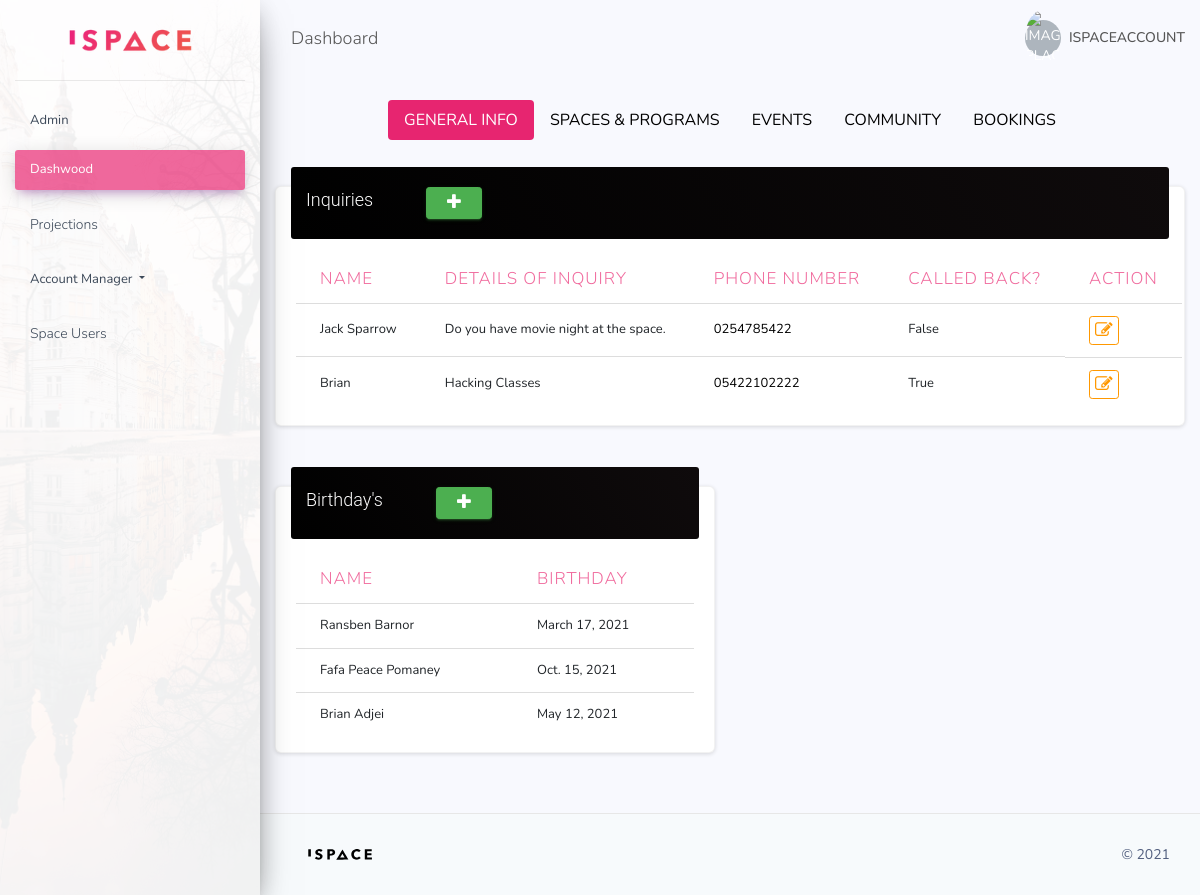
The app's page / (signed in) with its own data.
### pages/models.py (models this page shows, shortened)
class Inquiry(models.Model):
    team_member = models.ForeignKey(User, on_delete=models.CASCADE)
    name = models.CharField(max_length=129, blank=False)
    telephone = models.CharField(max_length=120, blank=False)
    slug = models.SlugField(blank=True, null=True)
    details = models.TextField(blank=False)
    called_back = models.BooleanField(default=False)
    feedback_details = models.TextField(blank=True)

class Birthday(models.Model):
    name = models.CharField(max_length=120)
    dob = models.DateField(auto_now_add=False)

### pages/views.py (the view)
# urls.py: path('', HomeView.as_view(), name='home'),
class HomeView(LoginRequiredMixin, ListView):
    template_name = 'index.html'
    queryset = Inquiry.objects.all()
    def get_context_data(self, **kwargs):
        context = super(HomeView, self).get_context_data(**kwargs)
        context['birthday_list'] = Birthday.objects.all()
        context['space_list'] = Space.objects.all()
        context['program_list'] = Program.objects.all()
        context['event_list'] = Event.objects.all()
        context['spaceuser_list'] = Spaceuser.objects.all()
        context['participant_list'] = Participant.objects.all()
        return context

### events/models.py (called while the page is built)
    def __str__(self):
        return self.name

### services/models.py (called while the page is built)
    def get_absolute_url(self):
        return f'services/spaces/{self.slug}'

    def __str__(self) :
        return self.name

    def get_absolute_url(self):
        return f'services/program/{self.slug}'

### templates/index.html (shortened to what this page needs)
{%extends 'base.html'%} {%block content%}
<div class="content">
  <ul
    class="nav nav-pills nav-pills-primary justify-content-center"
    role="tablist"
  >
    <li class="nav-item">
      <a
        class="nav-link active"
        data-toggle="tab"
        href="#link1"
        role="tablist"
        aria-expanded="true"
      >
        GENERAL INFO
      </a>
    </li>
    <li class="nav-item">
      <a
        class="nav-link"
        data-toggle="tab"
        href="#link2"
        role="tablist"
        aria-expanded="false"
      >
        SPACES & PROGRAMS
      </a>
    </li>
    <li class="nav-item">
      <a
        class="nav-link"
        data-toggle="tab"
        href="#link3"
        role="tablist"
        aria-expanded="false"
      >
        EVENTS
      </a>
    </li>
    <li class="nav-item">
      <a
        class="nav-link"
        data-toggle="tab"
        href="#link4"
        role="tablist"
        aria-expanded="false"
      >
        COMMUNITY
      </a>
    </li>
    <li class="nav-item">
        <a
          class="nav-link"
          data-toggle="tab"
          href="#link5"
          role="tablist"
          aria-expanded="false"
        >
          BOOKINGS
        </a>
      </li>
  </ul>
  <div class="tab-content tab-space pt-3">
    <div class="tab-pane active" id="link1" aria-expanded="true">
      {%include 'minipage/geninfo.html'%}
    </div>
  </div>
</div>
{%endblock%}

### templates/base.html (shortened to what this page needs)
<!DOCTYPE html>{%load static%}
<html lang="en">
<head>
    <link rel="stylesheet" href="{% static 'css/bootstrap.css'%}">
    <link rel="stylesheet" href="{% static 'css/material-dashboard.min.css'%}">
    <link rel="stylesheet" href="https://stackpath.bootstrapcdn.com/font-awesome/4.7.0/css/font-awesome.min.css">
    <link rel="stylesheet" href="{% static 'css/space.css'%}">
</head>
<body>
<div class="wrapper ">
        <div class="sidebar" data-color="purple" data-background-color="white" data-image="{% static 'img/sidebar-2.jpg'%}">
          <div class="logo"><a href="/" class="simple-text logo-normal">
              <img src="{%static 'img/ispace.png'%}" alt="" width="150">
            </a></div>
          <div class="sidebar-wrapper">
            <ul class="nav">
              <li class="nav-item">
                <a class=" d-lg-block" href="/admin" >
                  <span class="text-black">Admin</span>
                </a>
              </li>
              <li class="nav-item active">
                <a class=" d-lg-block" href="/" >
                  <span class="text-black">Dashwood</span>
                </a>
              </li>
              <li class="nav-item ">
                <a class="nav-link" href="">
                  <p>Projections</p>
                </a>
              </li>
              <li class="nav-item dropdown">
                <a class=" dropdown-toggle d-md-block" id='accountdropmenu' data-toggle="dropdown" aria-haspopup="true" aria-expanded="false">
                  <span class="text-black">Account Manager</span>
                </a>
              </li>
              <li class="nav-item ">
                <a class="nav-link" href="">
                  <p>Space Users</p>
                </a>
              </li>
            </ul>
          </div>
        </div>
        <div class="main-panel">
          <nav class="navbar navbar-expand-lg navbar-transparent navbar-absolute fixed-top " id="navigation-example">
            <div class="container-fluid">
              <div class="navbar-wrapper">
                <a class="navbar-brand">Dashboard</a>
              </div>
              <div class="collapse navbar-collapse justify-content-end">
                <ul class="navbar-nav align-items-center d-none d-md-flex">
                  <li class="nav-item dropdown">
                    <a class="nav-link pr-0" href="#" role="button" data-toggle="dropdown" aria-haspopup="true" aria-expanded="false">
                      <div class="media align-items-center">
                        <span class="avatar avatar-sm rounded-circle">
                          <img alt="Image placeholder" src="https://demos.creative-tim.com/argon-dashboard/assets/img/theme/team-4.jpg">
                        </span>
                        <div class="media-body ml-2 d-none d-lg-block">
                          <span class="mb-0 text-sm  font-weight-bold">{{request.user.username}}</span>
                        </div>
                      </div>
                    </a>
                  </li>
                </ul>
              </div>
            </div>
          </nav>
           {%block content%}
          {% endblock %}
          <footer class="footer">
            <div class="container-fluid">
              <nav class="float-left">
                <ul>
                  <li>
                    <a href="/">
                        <img src="{%static 'img/logo.svg'%}" width="100" alt="">
                    </a>
                  </li>
                </ul>
              </nav>
              <div class="copyright float-right" id="date"></div>
            </div>
          </footer>
        </div>
      </div>
</body>
</html>

### templates/minipage/geninfo.html
<div class="row">
  <div class="col-lg-12 col-md-12">
    <div class="card">
      <div class="card-header card-header-dark">
        <h4 class="card-title d-inline mr-5">Inquiries</h4>
        <a class="btn btn-success btn-sm " href=""  rel="tooltip"
        title="Add an Inquiry">
          <i class="fa fa-plus" aria-hidden="true"></i>
        </a>
      </div>
      <div class="card-body table-responsive">
        <table class="table table-hover">
          <thead class="text-ispace">
            <tr>
              <th>Name</th>
              <th>Details of Inquiry</th>
              <th>Phone Number</th>
              <th>Called Back?</th>
              <th>Action</th>
            </tr>
          </thead>
          <tbody>
            {%for obj in object_list%}
            <tr>
              <td>{{obj.name}}</td>
              <td>{{obj.details}}</td>
              <td><a href=""> {{obj.telephone}}</a></td>
              <td>{{obj.called_back}}</td>
              <td class="td-actions text-right">
                <a
                  href=""
                  rel="tooltip"
                  title="Edit Inquiry"
                  class="mr-3 btn btn-warning btn-link btn-sm"
                >
                  <i class="fa fa-pencil-square-o" aria-hidden="true"></i>
                </a>
              </td>
            </tr>
            {%endfor%}
          </tbody>
        </table>
      </div>
    </div>
  </div>
  <div class="col-lg-6 col-md-6">
    <div class="card">
      <div class="card-header card-header-dark">
        <h4 class="card-title d-inline mr-5">Birthday's</h4>
        <a class="btn btn-success btn-sm " href=""  rel="tooltip"
        title="Add a Birthday">
          <i class="fa fa-plus" aria-hidden="true"></i>
        </a>
      </div>
      <div class="card-body table-responsive">
        <table class="table table-hover">
          <thead class="text-ispace">
            <tr>
              <th>Name</th>
              <th>Birthday</th>
            </tr>
          </thead>
          <tbody>
            {%for birthday in birthday_list%}
            <tr>
              <td>{{birthday.name}}</td>
              <td>{{birthday.dob}}</td>
            </tr>
            {%endfor%}
          </tbody>
        </table>
      </div>
    </div>
  </div>
</div>

### templates/base.html (style rules this page uses)
body { font-family: 'Nunito', sans-serif; }

### records on screen
Inquiry: name "Jack Sparrow", details "Do you have movie night at the space.", telephone "0254785422", called_back "False"
Inquiry: name "Brian", details "Hacking Classes", telephone "05422102222", called_back "True"
Birthday: name "Ransben Barnor", dob "March 17, 2021"
Birthday: name "Fafa Peace Pomaney", dob "Oct. 15, 2021"
Birthday: name "Brian Adjei", dob "May 12, 2021"

### other values on screen
{{ request.user.username }} "ISPACEACCOUNT"
